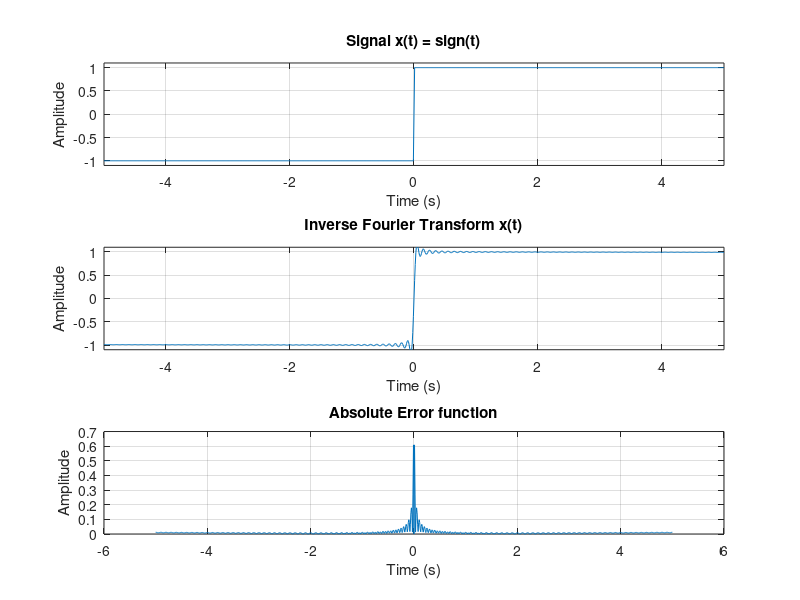

MATLAB code to generate this figure:
Dt = 1/100;                              % Βήμα στο χρόνο
D = 5;                                   % Διάρκεια σήματος
t = -D:Dt:D;                             % Άξονας χρόνου
Df = 0.001;                              % Βήμα στη συχνότητα
f = -10:Df:10;                           % Διάρκεια μετασχηματισμού
x = sign(t);                             % Σήμα x(t)
subplot(311); plot(t,x); grid;           % Γράφημα
xlabel('Time (s)'); ylabel('Amplitude'); % Ετικέτες
title('Signal x(t) = sign(t)');          % Τίτλος
axis([t(1) t(end) -1.1 1.1]);            % Μεγέθυνση
X = 1./(j*pi*f);                         % Μετασχ. Fourier
X(isinf(X)) = 0;                         % Διόρθωση άπειρης τιμής
Minv = exp(j*2*pi*f'*t);                 % Πίνακας σύνθεσης
xinv = Df*X*Minv;                        % Αντίστροφος Μετασχ. Fourier
subplot(312); plot(t, real(xinv)); grid; % Γράφημα
xlabel('Time (s)'); ylabel('Amplitude'); % Ετικέτες
title('Inverse Fourier Transform x(t)'); % Τίτλος
axis([t(1) t(end) -1.1 1.1]);            % Μεγέθυνση
err = abs(x - real(xinv));               % Συνάρτηση σφάλματος
subplot(313); plot(t, err);              % Γράφημα
xlabel('Time (s)'); ylabel('Amplitude'); % Ετικέτες
title('Absolute Error function'); grid;  % Τίτλος
E = Dt*sum(err.^2);                      % Ενέργεια σφάλματος
